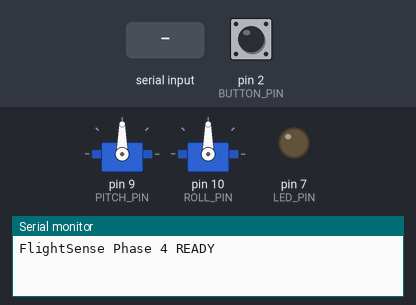
This sketch was run on a simulated Arduino Uno, built with avr-gcc and run on an emulated ATmega328P. Parts: 2 × servo, output pins drawn as LEDs (lit = HIGH), the last lines printed to the serial monitor. The inputs (shaded band) are chosen by the test bench; at power-on: pin 2 (BUTTON_PIN) HIGH.

Above: at 1.2 s.
1.3 s: pin 2 (BUTTON_PIN) pulled LOW for 0.15 s
At 1.37 s:
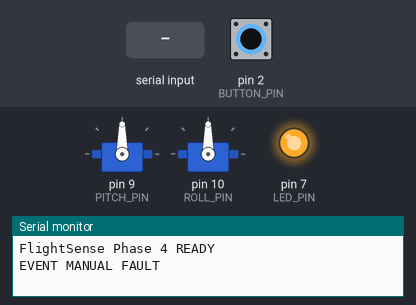
5.9 s: pin 2 (BUTTON_PIN) pulled LOW for 3.2 s
At 10.1 s:
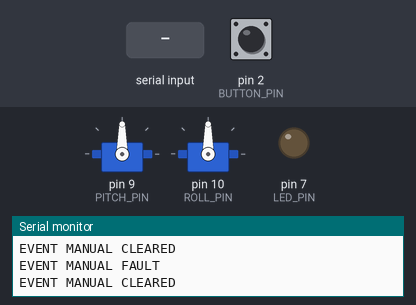
10.6 s: "FAULT:1\n" received over Serial
At 11.5 s:
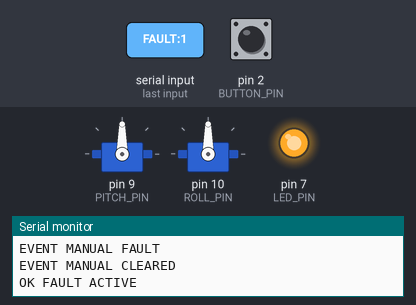
Timing chart, 0 to 13.1 s (numbered marks = the images above; inputs shaded):
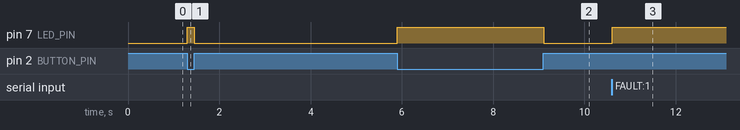

The sketch:

SJFlightSense_Phase4_Serial.ino
```cpp
#include <Servo.h>
#include <stdlib.h>
#include <string.h>

// FlightSense Phase 4:
// USB Serial + Two-Axis Servo Control

const byte BUTTON_PIN = 2;
const byte LED_PIN = 7;
const byte PITCH_PIN = 9;
const byte ROLL_PIN = 10;

const int CENTER = 90;
const int MIN_ANGLE = 75;
const int MAX_ANGLE = 105;

const unsigned long TIMEOUT_MS = 10000;

Servo pitchServo;
Servo rollServo;

int pitchTarget = CENTER;
int rollTarget = CENTER;

bool softwareFault = false;
bool remoteActive = false;
bool linkTimeout = false;
bool lastManualState = false;

unsigned long lastContact = 0;

char serialBuffer[40];
byte serialLength = 0;

bool buttonPressed() {
  return digitalRead(BUTTON_PIN) == LOW;
}

bool faultActive() {
  return buttonPressed() ||
         softwareFault ||
         linkTimeout;
}

void applyOutputs() {
  if (faultActive()) {
    digitalWrite(LED_PIN, HIGH);
    pitchServo.write(CENTER);
    rollServo.write(CENTER);
  } else {
    digitalWrite(LED_PIN, LOW);
    pitchServo.write(pitchTarget);
    rollServo.write(rollTarget);
  }
}

void acknowledgeContact() {
  remoteActive = true;
  linkTimeout = false;
  lastContact = millis();
}

bool parseAngle(const char *text, int &result) {
  char *end;
  long value = strtol(text, &end, 10);

  if (end == text || *end != '\0') {
    return false;
  }

  if (value < MIN_ANGLE || value > MAX_ANGLE) {
    return false;
  }

  result = (int)value;
  return true;
}

void printStatus() {
  Serial.print("STATUS PITCH=");
  Serial.print(faultActive() ? CENTER : pitchTarget);

  Serial.print(" ROLL=");
  Serial.print(faultActive() ? CENTER : rollTarget);

  Serial.print(" BUTTON=");
  Serial.print(buttonPressed() ? 1 : 0);

  Serial.print(" FAULT=");
  Serial.print(faultActive() ? 1 : 0);

  Serial.print(" TIMEOUT=");
  Serial.println(linkTimeout ? 1 : 0);
}

void processCommand(char *command) {
  if (strcmp(command, "STATUS") == 0) {
    printStatus();
    return;
  }

  if (strcmp(command, "PING") == 0) {
    acknowledgeContact();
    Serial.println("PONG");
    return;
  }

  if (strcmp(command, "FAULT:1") == 0) {
    acknowledgeContact();
    softwareFault = true;
    pitchTarget = CENTER;
    rollTarget = CENTER;
    Serial.println("OK FAULT ACTIVE");
    return;
  }

  if (strcmp(command, "FAULT:0") == 0) {
    acknowledgeContact();
    softwareFault = false;
    pitchTarget = CENTER;
    rollTarget = CENTER;
    Serial.println("OK FAULT CLEARED");
    return;
  }

  if (buttonPressed()) {
    Serial.println("ERR MANUAL FAULT");
    return;
  }

  if (softwareFault) {
    Serial.println("ERR SOFTWARE FAULT");
    return;
  }

  if (strcmp(command, "CENTER") == 0) {
    acknowledgeContact();
    pitchTarget = CENTER;
    rollTarget = CENTER;
    Serial.println("OK CENTER");
    return;
  }

  int angle;

  if (strncmp(command, "PITCH:", 6) == 0) {
    if (!parseAngle(command + 6, angle)) {
      Serial.println("ERR PITCH RANGE 75-105");
      return;
    }

    acknowledgeContact();
    pitchTarget = angle;
    Serial.println("OK PITCH");
    return;
  }

  if (strncmp(command, "ROLL:", 5) == 0) {
    if (!parseAngle(command + 5, angle)) {
      Serial.println("ERR ROLL RANGE 75-105");
      return;
    }

    acknowledgeContact();
    rollTarget = angle;
    Serial.println("OK ROLL");
    return;
  }

  Serial.println("ERR UNKNOWN COMMAND");
}

void readCommands() {
  while (Serial.available() > 0) {
    char c = (char)Serial.read();

    if (c == '\r') continue;

    if (c == '\n') {
      if (serialLength > 0) {
        serialBuffer[serialLength] = '\0';
        processCommand(serialBuffer);
        serialLength = 0;
      }
    } else if (serialLength < sizeof(serialBuffer) - 1) {
      serialBuffer[serialLength++] = c;
    } else {
      serialLength = 0;
      Serial.println("ERR COMMAND TOO LONG");
    }
  }
}

void setup() {
  pinMode(BUTTON_PIN, INPUT_PULLUP);
  pinMode(LED_PIN, OUTPUT);

  digitalWrite(LED_PIN, LOW);

  Serial.begin(115200);

  pitchServo.attach(PITCH_PIN);
  rollServo.attach(ROLL_PIN);

  pitchServo.write(CENTER);
  rollServo.write(CENTER);

  lastManualState = buttonPressed();

  Serial.println("FlightSense Phase 4 READY");
  applyOutputs();
}

void loop() {
  bool currentManualState = buttonPressed();

  if (currentManualState && !lastManualState) {
    pitchTarget = CENTER;
    rollTarget = CENTER;
    Serial.println("EVENT MANUAL FAULT");
  }

  if (!currentManualState && lastManualState) {
    Serial.println("EVENT MANUAL CLEARED");
  }

  lastManualState = currentManualState;

  readCommands();

  if (remoteActive && !linkTimeout &&
      millis() - lastContact > TIMEOUT_MS) {
    linkTimeout = true;
    pitchTarget = CENTER;
    rollTarget = CENTER;
    Serial.println("EVENT LINK TIMEOUT");
  }

  applyOutputs();
  delay(10);
}
```

Measured:
- after the input at 1.3 s, pin 7 (LED_PIN): LOW → HIGH at once, → LOW 0.15 s later
- after the input at 5.9 s, pin 7 (LED_PIN): LOW → HIGH at once, → LOW 3.2 s later
- after the input at 10.6 s, pin 7 (LED_PIN): LOW → HIGH at once
